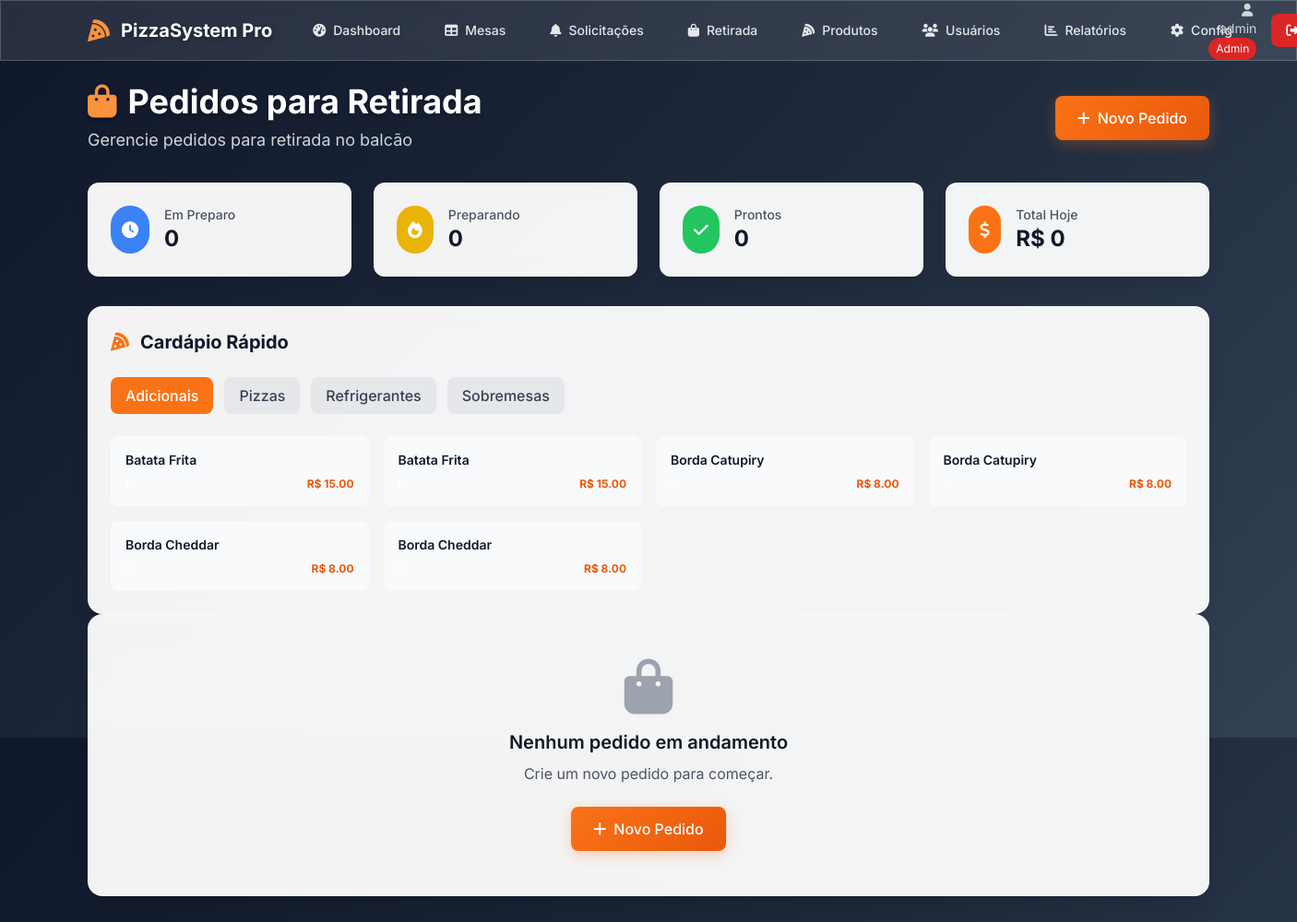
/retirada (signed in), run on the app's committed database.
### tables this page shows
CREATE TABLE configuracoes (
            id INTEGER PRIMARY KEY,
            nome_sistema TEXT DEFAULT 'PizzaSystem',
            logo_sistema TEXT,
            telefone_whatsapp TEXT DEFAULT '5511999999999',
            endereco TEXT,
            updated_at TEXT DEFAULT (datetime('now', 'localtime'))
        );

CREATE TABLE categorias (
            id INTEGER PRIMARY KEY AUTOINCREMENT,
            nome TEXT UNIQUE NOT NULL,
            ativo INTEGER DEFAULT 1
        );

CREATE TABLE produtos (
            id INTEGER PRIMARY KEY AUTOINCREMENT,
            nome TEXT NOT NULL,
            descricao TEXT,
            categoria_id INTEGER,
            preco_p REAL,
            preco_m REAL,
            preco_g REAL,
            preco_familia REAL,
            foto TEXT,
            ativo INTEGER DEFAULT 1,
            created_at TEXT DEFAULT (datetime('now', 'localtime')),
            FOREIGN KEY (categoria_id) REFERENCES categorias (id)
        );

### app.py (the view)
@app.route('/retirada')
def retirada():
    if not verificar_login():
        return redirect(url_for('login'))
    config = get_configuracoes()
    conn = sqlite3.connect('pizzaria.db')
    cursor = conn.cursor()
    cursor.execute('SELECT id, nome FROM categorias WHERE ativo = 1 ORDER BY nome')
    categorias = cursor.fetchall()
    cursor.execute('''
        SELECT p.id, p.nome, p.descricao, c.nome as categoria,
               p.preco_p, p.preco_m, p.preco_g, p.preco_familia, p.foto
        FROM produtos p
        JOIN categorias c ON p.categoria_id = c.id
        WHERE p.ativo = 1
        ORDER BY c.nome, p.nome
    ''')
    produtos = cursor.fetchall()
    cursor.execute('''
        SELECT p.id, p.cliente_nome, p.cliente_telefone, p.total, p.created_at, p.status
        FROM pedidos p
        WHERE p.tipo = 'retirada' AND p.status IN ('aberto', 'preparando')
        ORDER BY p.created_at DESC
    ''')
    pedidos_retirada = cursor.fetchall()
    conn.close()
    return render_template('retirada.html',
                         categorias=categorias,
                         produtos=produtos,
                         pedidos_retirada=pedidos_retirada,
                         config=config)

### app.py (called while the page is built, shortened)
def verificar_login():
    if 'user_id' not in session:
        return False
    return True

def get_configuracoes():
    conn = sqlite3.connect('pizzaria.db')
    cursor = conn.cursor()
    cursor.execute('SELECT nome_sistema, logo_sistema, telefone_whatsapp, endereco FROM configuracoes WHERE id = 1')
    config = cursor.fetchone()
    conn.close()
    if config:
        return {
            'nome_sistema': config[0],
            'logo_sistema': config[1],
            'telefone_whatsapp': config[2],
            'endereco': config[3]
        }

### templates/retirada.html (shortened to what this page needs)
{% extends "base.html" %}
{% block content %}
<div class="animate-fade-in">
    <div class="mb-8">
        <div class="flex flex-col lg:flex-row lg:items-center lg:justify-between">
            <div>
                <h1 class="text-4xl font-bold text-white mb-2 text-shadow">
                    <i class="fas fa-shopping-bag text-primary-400 mr-3"></i>Pedidos para Retirada
                </h1>
                <p class="text-gray-300 text-lg">Gerencie pedidos para retirada no balcão</p>
            </div>
            <div class="mt-4 lg:mt-0">
                <form method="POST" action="{{ url_for('novo_pedido_retirada') }}" class="inline">
                    <button type="submit"
                            class="btn-primary px-6 py-3 rounded-lg font-medium transition-all duration-300 inline-flex items-center">
                        <i class="fas fa-plus mr-2"></i>Novo Pedido
                    </button>
                </form>
            </div>
        </div>
    </div>
    <div class="grid grid-cols-1 md:grid-cols-4 gap-6 mb-8">
        <div class="card rounded-xl shadow-lg p-6">
            <div class="flex items-center">
                <div class="bg-blue-500 rounded-full p-3 mr-4">
                    <i class="fas fa-clock text-white text-lg"></i>
                </div>
                <div>
                    <p class="text-sm font-medium text-gray-600">Em Preparo</p>
                    <p class="text-2xl font-bold text-gray-900">{{ pedidos_retirada|selectattr('5', 'equalto', 'aberto')|list|length }}</p>
                </div>
            </div>
        </div>
        <div class="card rounded-xl shadow-lg p-6">
            <div class="flex items-center">
                <div class="bg-yellow-500 rounded-full p-3 mr-4">
                    <i class="fas fa-fire text-white text-lg"></i>
                </div>
                <div>
                    <p class="text-sm font-medium text-gray-600">Preparando</p>
                    <p class="text-2xl font-bold text-gray-900">{{ pedidos_retirada|selectattr('5', 'equalto', 'preparando')|list|length }}</p>
                </div>
            </div>
        </div>
        <div class="card rounded-xl shadow-lg p-6">
            <div class="flex items-center">
                <div class="bg-green-500 rounded-full p-3 mr-4">
                    <i class="fas fa-check text-white text-lg"></i>
                </div>
                <div>
                    <p class="text-sm font-medium text-gray-600">Prontos</p>
                    <p class="text-2xl font-bold text-gray-900">{{ pedidos_retirada|selectattr('5', 'equalto', 'pronto')|list|length }}</p>
                </div>
            </div>
        </div>
        <div class="card rounded-xl shadow-lg p-6">
            <div class="flex items-center">
                <div class="bg-primary-500 rounded-full p-3 mr-4">
                    <i class="fas fa-dollar-sign text-white text-lg"></i>
                </div>
                <div>
                    <p class="text-sm font-medium text-gray-600">Total Hoje</p>
                    <p class="text-2xl font-bold text-gray-900">R$ {{ "%.0f"|format(pedidos_retirada|sum(attribute=3) or 0) }}</p>
                </div>
            </div>
        </div>
    </div>
    <div class="card rounded-2xl shadow-xl p-6">
        <h3 class="text-xl font-bold text-gray-900 mb-6 flex items-center">
            <i class="fas fa-pizza-slice text-primary-500 mr-3"></i>
            Cardápio Rápido
        </h3>
        <div class="flex flex-wrap gap-3 mb-6">
            {% for categoria in categorias %}
            <button onclick="filterProducts('{{ categoria[1] }}')"
                    class="category-btn px-4 py-2 rounded-lg font-medium transition-all duration-300 bg-gray-200 text-gray-700 hover:bg-primary-500 hover:text-white">
                {{ categoria[1] }}
            </button>
            {% endfor %}
        </div>
        <div class="grid grid-cols-1 md:grid-cols-2 lg:grid-cols-3 xl:grid-cols-4 gap-4">
            {% for produto in produtos %}
            <div class="product-card bg-gray-50 rounded-lg p-4 hover:shadow-md transition-all duration-300"
                 data-category="{{ produto[3] }}">
                <h4 class="font-semibold text-gray-900 text-sm mb-2">{{ produto[1] }}</h4>
                <div class="space-y-1 text-xs">
                    {% if produto[4] %}
                    <div class="flex justify-between">
                        <span>P:</span>
                        <span class="font-bold text-primary-600">R$ {{ "%.2f"|format(produto[4]) }}</span>
                    </div>
                    {% endif %}
                </div>
            </div>
            {% endfor %}
        </div>
    </div>
    {% if not pedidos_retirada %}
    <div class="card rounded-2xl shadow-xl p-12 text-center mb-8">
        <i class="fas fa-shopping-bag text-gray-400 text-6xl mb-4"></i>
        <h3 class="text-xl font-semibold text-gray-900 mb-2">Nenhum pedido em andamento</h3>
        <p class="text-gray-600 mb-6">Crie um novo pedido para começar.</p>
        <form method="POST" action="{{ url_for('novo_pedido_retirada') }}" class="inline">
            <button type="submit"
                    class="btn-primary px-6 py-3 rounded-lg font-medium inline-flex items-center">
                <i class="fas fa-plus mr-2"></i>Novo Pedido
            </button>
        </form>
    </div>
    {% endif %}
</div>
{% endblock %}

### templates/base.html (shortened to what this page needs)
<!DOCTYPE html>
<html lang="pt-BR">
<head>
    <script src="https://cdn.tailwindcss.com"></script>
    <link href="https://cdnjs.cloudflare.com/ajax/libs/font-awesome/6.4.0/css/all.min.css" rel="stylesheet">
</head>
<body class="bg-gray-900 text-white min-h-screen">
    {% if session.user_id %}
    <nav class="glass-effect sticky top-0 z-50 border-b border-white/20">
        <div class="max-w-7xl mx-auto px-4 sm:px-6 lg:px-8">
            <div class="flex justify-between h-16">
                <div class="flex items-center">
                    <div class="flex-shrink-0 flex items-center">
                        <i class="fas fa-pizza-slice text-primary-400 text-2xl mr-3 animate-bounce-soft"></i>
                        <h1 class="text-white text-xl font-bold text-shadow">{{ config.nome_sistema if config else 'PizzaSystem Pro' }}</h1>
                    </div>
                    <div class="hidden md:ml-8 md:flex md:space-x-6">
                        <a href="{{ url_for('dashboard') }}"
                           class="flex items-center text-gray-200 hover:text-primary-400 px-3 py-2 rounded-lg text-sm font-medium transition-all duration-300 hover:bg-white/10">
                            <i class="fas fa-tachometer-alt mr-2"></i>Dashboard
                        </a>
                        {% if session.user_tipo in ['admin', 'garcom'] %}
                        <a href="{{ url_for('mesas') }}"
                           class="flex items-center text-gray-200 hover:text-primary-400 px-3 py-2 rounded-lg text-sm font-medium transition-all duration-300 hover:bg-white/10">
                            <i class="fas fa-table mr-2"></i>Mesas
                        </a>
                        <a href="{{ url_for('solicitacoes') }}"
                           class="flex items-center text-gray-200 hover:text-primary-400 px-3 py-2 rounded-lg text-sm font-medium transition-all duration-300 hover:bg-white/10 relative">
                            <i class="fas fa-bell mr-2"></i>Solicitações
                        </a>
                        {% endif %}
                        <a href="{{ url_for('retirada') }}"
                           class="flex items-center text-gray-200 hover:text-primary-400 px-3 py-2 rounded-lg text-sm font-medium transition-all duration-300 hover:bg-white/10">
                            <i class="fas fa-shopping-bag mr-2"></i>Retirada
                        </a>
                        {% if session.user_tipo == 'admin' %}
                        <a href="{{ url_for('produtos') }}"
                           class="flex items-center text-gray-200 hover:text-primary-400 px-3 py-2 rounded-lg text-sm font-medium transition-all duration-300 hover:bg-white/10">
                            <i class="fas fa-pizza-slice mr-2"></i>Produtos
                        </a>
                        <a href="{{ url_for('usuarios') }}"
                           class="flex items-center text-gray-200 hover:text-primary-400 px-3 py-2 rounded-lg text-sm font-medium transition-all duration-300 hover:bg-white/10">
                            <i class="fas fa-users mr-2"></i>Usuários
                        </a>
                        <a href="{{ url_for('relatorios') }}"
                           class="flex items-center text-gray-200 hover:text-primary-400 px-3 py-2 rounded-lg text-sm font-medium transition-all duration-300 hover:bg-white/10">
                            <i class="fas fa-chart-bar mr-2"></i>Relatórios
                        </a>
                        <a href="{{ url_for('configuracoes') }}"
                           class="flex items-center text-gray-200 hover:text-primary-400 px-3 py-2 rounded-lg text-sm font-medium transition-all duration-300 hover:bg-white/10">
                            <i class="fas fa-cog mr-2"></i>Config
                        </a>
                        {% endif %}
                    </div>
                </div>
                <div class="flex items-center space-x-4">
                    <div class="text-right hidden sm:block">
                        <p class="text-sm text-gray-300">
                            <i class="fas fa-user mr-1"></i>{{ session.username }}
                        </p>
                        <div class="flex justify-end">
                            {% if session.user_tipo == 'admin' %}
                            <span class="bg-secondary-600 text-white px-2 py-1 rounded-full text-xs">Admin</span>
                            {% elif session.user_tipo == 'garcom' %}
                            <span class="bg-blue-600 text-white px-2 py-1 rounded-full text-xs">Garçom</span>
                            {% else %}
                            <span class="bg-green-600 text-white px-2 py-1 rounded-full text-xs">Atendente</span>
                            {% endif %}
                        </div>
                    </div>
                    <a href="{{ url_for('logout') }}"
                       class="bg-secondary-600 hover:bg-secondary-700 text-white px-4 py-2 rounded-lg text-sm font-medium transition-all duration-300 flex items-center">
                        <i class="fas fa-sign-out-alt mr-2"></i>
                    </a>
                </div>
            </div>
        </div>
    </nav>
    {% endif %}
    <main class="max-w-7xl mx-auto py-6 px-4 sm:px-6 lg:px-8 min-h-screen">
        {% block content %}{% endblock %}
    </main>
</body>
</html>

### templates/base.html (style rules this page uses)
body { background: linear-gradient(135deg, #0f172a 0%, #1e293b 50%, #334155 100%); min-height: 100vh; font-family: 'Inter', sans-serif; }
.glass-effect { background: rgba(255, 255, 255, 0.1); backdrop-filter: blur(10px); border: 1px solid rgba(255, 255, 255, 0.2); }
.card { background: rgba(255, 255, 255, 0.95); backdrop-filter: blur(10px); border: 1px solid rgba(255, 255, 255, 0.3); box-shadow: 0 8px 32px rgba(0, 0, 0, 0.1); }
.btn-primary { background: linear-gradient(135deg, #f97316 0%, #ea580c 100%); border: none; color: white; font-weight: 600; transition: all 0.3s ease; box-shadow: 0 4px 15px rgba(249, 115, 22, 0.3); }
.text-shadow { text-shadow: 0 2px 4px rgba(0, 0, 0, 0.3); }

### data on the page
configuracoes: nome_sistema "PizzaSystem Pro"
categorias: nome "Adicionais"
categorias: nome "Pizzas"
categorias: nome "Refrigerantes"
categorias: nome "Sobremesas"
produtos: nome "Batata Frita", preco_p "15.00"
produtos: nome "Batata Frita", preco_p "15.00"
produtos: nome "Borda Catupiry", preco_p "8.00"
produtos: nome "Borda Catupiry", preco_p "8.00"
produtos: nome "Borda Cheddar", preco_p "8.00"
produtos: nome "Borda Cheddar", preco_p "8.00"

### other printed values
{{ session.username }} "admin"
{{ pedidos_retirada|selectattr('5', 'equalto', 'aberto')|list|length }} "0"
{{ pedidos_retirada|selectattr('5', 'equalto', 'preparando')|list|length }} "0"
{{ pedidos_retirada|selectattr('5', 'equalto', 'pronto')|list|length }} "0"
{{ "%.0f"|format(pedidos_retirada|sum(attribute=3) or 0) }} "0"
